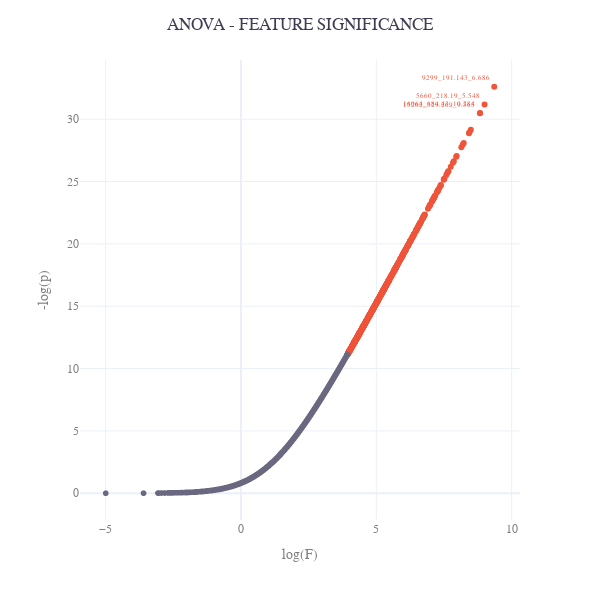

This figure's notebook cell:
### Markdown cell above
**Plot ANOVA results**

We will use plotly to visualize results from the ANOVA, with log(F-values) on the x-axis and -log(p) on the y-axis. Features are colored after statistical significance after multiple test correction. Since there are large differences in the F- and p-values, it is easier to plot their log.

We can also display the names of some of the top features in the plot. This easily gets very cluttered if we decide to display too many names, so starting at the top 5 could be a good idea.

### Code cell
# first plot insignificant features
fig = px.scatter(x=anova[anova['significant'] == False]['F'].apply(np.log),
                y=anova[anova['significant'] == False]['p'].apply(lambda x: -np.log(x)),
                template='plotly_white', width=600, height=600)
fig.update_traces(marker_color="#696880")

# plot significant features
fig.add_scatter(x=anova[anova['significant']]['F'].apply(np.log),
                y=anova[anova['significant']]['p'].apply(lambda x: -np.log(x)),
                mode='markers+text',
                text=anova['metabolite'].iloc[:4],
                textposition='top left', textfont=dict(color='#ef553b', size=7), name='significant')

fig.update_layout(font={"color":"grey", "size":12, "family":"Sans"},
                  title={"text":"ANOVA - FEATURE SIGNIFICANCE", 'x':0.5, "font_color":"#3E3D53"},
                  xaxis_title="log(F)", yaxis_title="-log(p)", showlegend=False)

# save fig as pdf
fig.write_image(os.path.join(result_dir, "plot_ANOVA.pdf"), scale=3)


fig.show()

### Figure 1 — Plotly figure (JSON) as saved in the notebook; plotly's stock layout.template omitted (floating-point values rounded to 4 significant figures; data arrays with more than 128 entries replaced by an {"elided": "..."} marker saying what was removed)
{"data": [{"hovertemplate": "x=%{x}<br>y=%{y}<extra></extra>", "legendgroup": "", "marker": {"color": "#696880", "symbol": "circle"}, "mode": "markers", "name": "", "showlegend": false, "type": "scattergl", "x": {"elided": "2849 float values"}, "xaxis": "x", "y": {"elided": "2849 float values"}, "yaxis": "y"}, {"mode": "markers+text", "name": "significant", "text": ["9299_191.143_6.686", "5660_218.19_5.548", "16064_684.43_10.284", "15262_329.269_9.565"], "textfont": {"color": "#ef553b", "size": 7}, "textposition": "top left", "type": "scatter", "x": {"elided": "627 float values"}, "y": {"elided": "627 float values"}}], "layout": {"font": {"color": "grey", "family": "Sans", "size": 12}, "height": 600, "legend": {"tracegroupgap": 0}, "margin": {"t": 60}, "showlegend": false, "title": {"font": {"color": "#3E3D53"}, "text": "ANOVA - FEATURE SIGNIFICANCE", "x": 0.5}, "width": 600, "xaxis": {"anchor": "y", "autorange": true, "domain": [0, 1], "range": [-5.946, 10.31], "title": {"text": "log(F)"}, "type": "linear"}, "yaxis": {"anchor": "x", "autorange": true, "domain": [0, 1], "range": [-2.144, 34.75], "title": {"text": "-log(p)"}, "type": "linear"}}}
